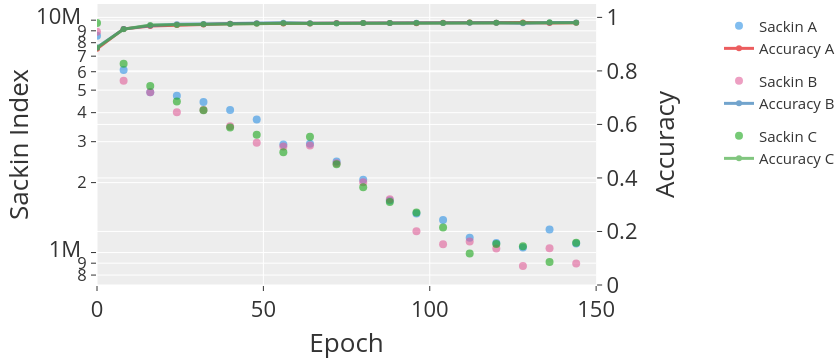

Source (notebook cell):
### Code cell
import plotly.graph_objects as go

epoch_trainUval = epoch_data[(epoch_data["split"] == "trainUval") & (epoch_data["layer"] == "a1")]
epoch_trainUval = epoch_trainUval.sort_values(by='epoch')

fig1 = make_subplots(specs=[[{"secondary_y": True}]], )

for i, (ds, df) in enumerate(epoch_trainUval.groupby("model")):
    run = ds.split("_")[-1].capitalize()
    # train_acc = go.Scatter(x=df["epoch"], y=df["train_acc"], name=f"Train Acc {run}", line=dict(color=color_seq_train[i], width=3), legendgroup=run)
    val_acc = go.Scatter(x=df["epoch"], y=df["val_acc"], name=f"Accuracy {run}", line=dict(color=color_seq_val[i], width=3), legendgroup=run, opacity=0.7)
    sackin = go.Scatter(x=df["epoch"], y=df["sackin_index"], name=f"Sackin {run}", mode='markers', marker=dict(color=color_seq[i], size=8, opacity=0.6), legendgroup=run)

    fig1.add_trace(sackin, secondary_y=False)
    # fig1.add_trace(train_acc, secondary_y=True)
    fig1.add_trace(val_acc, secondary_y=True)

fig1.update_annotations(font_size=16)
fig1.update_layout(margin=dict(l=0, r=0, t=0, b=0), width=420*2, height=180*2, font=dict(size=22), showlegend=True, legend=dict(
    xanchor="right", yanchor="top", x=1.4, y=0.98, bgcolor="rgba(255,255,255,0.5)", font=dict(size=15), title=""))
fig1.update_xaxes(title_text="Epoch", title_standoff=18, automargin=True, range=[0,150])
fig1.update_yaxes(title_text="Sackin Index", type="log", title_standoff=18, automargin=True, secondary_y=False)
fig1.update_yaxes(title_text="Accuracy", title_standoff=18, automargin=True, secondary_y=True, nticks=10, range=[0, 1.05])
fig1.show()
fig1.write_image(f"multiseed_epochs.png", scale=4)

### Figure 1 — Plotly figure (JSON) as saved in the notebook; plotly's stock layout.template omitted (floating-point values rounded to 4 significant figures)
{"data": [{"legendgroup": "A", "marker": {"color": "#2E91E5", "opacity": 0.6, "size": 8}, "mode": "markers", "name": "Sackin A", "type": "scatter", "x": [0, 8, 16, 24, 32, 40, 48, 56, 64, 72, 80, 88, 96, 104, 112, 120, 128, 136, 144], "xaxis": "x", "y": [8565000.0, 6109000.0, 4896000.0, 4731000.0, 4447000.0, 4108000.0, 3739000.0, 2920000.0, 2941000.0, 2465000.0, 2058000.0, 1676000.0, 1472000.0, 1380000.0, 1157000.0, 1098000.0, 1052000.0, 1255000.0, 1095000.0], "yaxis": "y"}, {"legendgroup": "A", "line": {"color": "rgb(228,26,28)", "width": 3}, "name": "Accuracy A", "opacity": 0.7, "type": "scatter", "x": [0, 8, 16, 24, 32, 40, 48, 56, 64, 72, 80, 88, 96, 104, 112, 120, 128, 136, 144], "xaxis": "x", "y": [0.883, 0.957, 0.9675, 0.9713, 0.9733, 0.9765, 0.9771, 0.9775, 0.9767, 0.9787, 0.979, 0.9787, 0.9783, 0.9795, 0.9805, 0.9801, 0.981, 0.9786, 0.9804], "yaxis": "y2"}, {"legendgroup": "B", "marker": {"color": "#E15F99", "opacity": 0.6, "size": 8}, "mode": "markers", "name": "Sackin B", "type": "scatter", "x": [0, 8, 16, 24, 32, 40, 48, 56, 64, 72, 80, 88, 96, 104, 112, 120, 128, 136, 144], "xaxis": "x", "y": [8926000.0, 5487000.0, 4901000.0, 4018000.0, 4103000.0, 3494000.0, 2970000.0, 2863000.0, 2892000.0, 2421000.0, 2005000.0, 1696000.0, 1235000.0, 1085000.0, 1116000.0, 1041000.0, 875700.0, 1044000.0, 897000.0], "yaxis": "y"}, {"legendgroup": "B", "line": {"color": "rgb(55,126,184)", "width": 3}, "name": "Accuracy B", "opacity": 0.7, "type": "scatter", "x": [0, 8, 16, 24, 32, 40, 48, 56, 64, 72, 80, 88, 96, 104, 112, 120, 128, 136, 144], "xaxis": "x", "y": [0.8879, 0.9562, 0.9694, 0.9741, 0.9749, 0.9766, 0.9781, 0.9795, 0.9777, 0.9782, 0.9787, 0.9792, 0.9804, 0.9788, 0.9799, 0.9797, 0.9783, 0.9812, 0.9813], "yaxis": "y2"}, {"legendgroup": "C", "marker": {"color": "#1CA71C", "opacity": 0.6, "size": 8}, "mode": "markers", "name": "Sackin C", "type": "scatter", "x": [0, 8, 16, 24, 32, 40, 48, 56, 64, 72, 80, 88, 96, 104, 112, 120, 128, 136, 144], "xaxis": "x", "y": [9720000.0, 6495000.0, 5209000.0, 4473000.0, 4097000.0, 3455000.0, 3212000.0, 2704000.0, 3147000.0, 2397000.0, 1908000.0, 1652000.0, 1487000.0, 1282000.0, 989900.0, 1087000.0, 1065000.0, 911100.0, 1103000.0], "yaxis": "y"}, {"legendgroup": "C", "line": {"color": "rgb(77,175,74)", "width": 3}, "name": "Accuracy C", "opacity": 0.7, "type": "scatter", "x": [0, 8, 16, 24, 32, 40, 48, 56, 64, 72, 80, 88, 96, 104, 112, 120, 128, 136, 144], "xaxis": "x", "y": [0.8864, 0.9556, 0.9712, 0.9716, 0.974, 0.9751, 0.9759, 0.9784, 0.9772, 0.9776, 0.9786, 0.979, 0.9792, 0.9787, 0.9805, 0.9804, 0.9804, 0.9817, 0.9799], "yaxis": "y2"}], "layout": {"font": {"size": 22}, "height": 360, "legend": {"bgcolor": "rgba(255,255,255,0.5)", "font": {"size": 15}, "title": {"text": ""}, "x": 1.4, "xanchor": "right", "y": 0.98, "yanchor": "top"}, "margin": {"b": 0, "l": 0, "r": 0, "t": 0}, "showlegend": true, "width": 840, "xaxis": {"anchor": "y", "automargin": true, "domain": [0, 0.94], "range": [0, 150], "title": {"standoff": 18, "text": "Epoch"}}, "yaxis": {"anchor": "x", "automargin": true, "domain": [0, 1], "title": {"standoff": 18, "text": "Sackin Index"}, "type": "log"}, "yaxis2": {"anchor": "x", "automargin": true, "nticks": 10, "overlaying": "y", "range": [0, 1.05], "side": "right", "title": {"standoff": 18, "text": "Accuracy"}}}}
